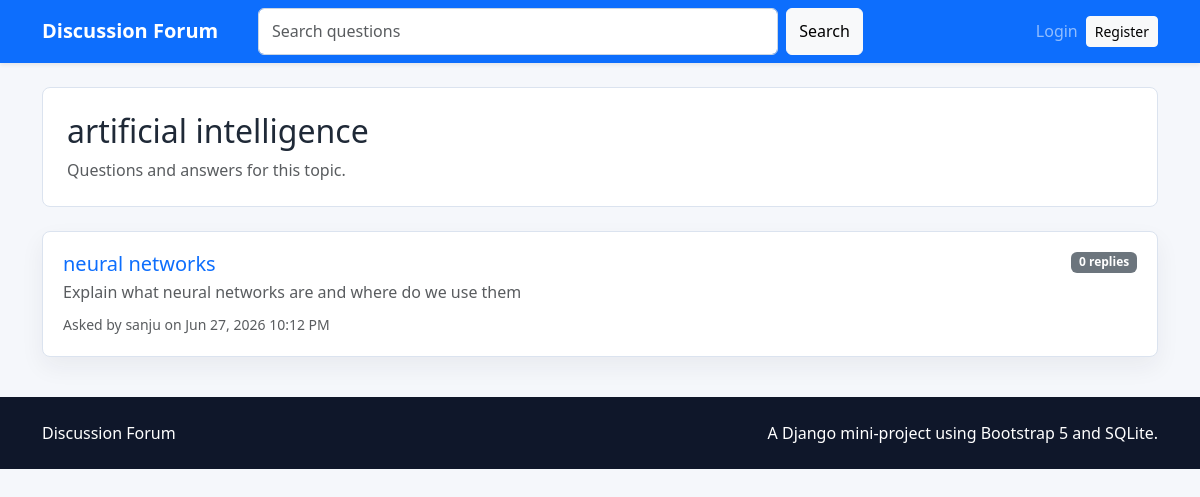
/topics/1/, run on the app's committed database.
### forum_app/models.py (models this page shows, shortened)
class Topic(models.Model):
    name = models.CharField(max_length=100, unique=True)
    description = models.TextField(blank=True)
    created_by = models.ForeignKey(User, on_delete=models.CASCADE, related_name="topics")
    created_at = models.DateTimeField(auto_now_add=True)
    class Meta:
        ordering = ["name"]

class Question(models.Model):
    topic = models.ForeignKey(Topic, on_delete=models.CASCADE, related_name="questions")
    title = models.CharField(max_length=200)
    description = models.TextField()
    author = models.ForeignKey(User, on_delete=models.CASCADE, related_name="questions")
    created_at = models.DateTimeField(auto_now_add=True)
    updated_at = models.DateTimeField(auto_now=True)
    class Meta:
        ordering = ["-created_at"]
    def get_absolute_url(self):
        return reverse("question_detail", kwargs={"pk": self.pk})

### forum_app/views.py (the view)
# urls.py: path("topics/<int:pk>/", views.topic_detail, name="topic_detail"),
def topic_detail(request, pk):
    topic = get_object_or_404(Topic, pk=pk)
    questions = topic.questions.select_related("author").annotate(reply_count=Count("replies"))
    return render(
        request,
        "forum_app/topic_detail.html",
        {"topic": topic, "questions": questions},
    )

### templates/forum_app/topic_detail.html (shortened to what this page needs)
{% extends 'base.html' %}
{% block content %}
<section class="page-header mb-4">
    <div>
        <h1 class="h2 mb-2">{{ topic.name }}</h1>
        <p class="text-muted mb-0">{{ topic.description|default:'Questions and answers for this topic.' }}</p>
    </div>
</section>
{% for question in questions %}
    <article class="list-card">
        <div class="d-flex justify-content-between align-items-start gap-3">
            <div>
                <h2 class="h5 mb-1"><a href="{{ question.get_absolute_url }}">{{ question.title }}</a></h2>
                <p class="text-muted mb-2">{{ question.description|truncatewords:28 }}</p>
                <small class="text-muted">Asked by {{ question.author.username }} on {{ question.created_at|date:"M d, Y h:i A" }}</small>
            </div>
            <span class="badge text-bg-secondary">{{ question.reply_count }} replies</span>
        </div>
    </article>
{% empty %}
    <div class="empty-state">
        <h2 class="h5">No questions yet</h2>
        <p>Be the first person to ask a question in this topic.</p>
    </div>
{% endfor %}
{% endblock %}

### static/css/style.css (style rules this page uses)
:root { --page-bg: #f5f7fb; --text-strong: #1f2937; --muted: #6b7280; --border: #dbe3ef; }
html, body { min-height: 100%; }
body { background: var(--page-bg); color: var(--text-strong); }
a { text-decoration: none; }
.page-header { display: flex; justify-content: space-between; align-items: center; gap: 1rem; padding: 1.5rem; background: #ffffff; border: 1px solid var(--border); border-radius: 8px; }
.card, .panel, .list-card, .reply-card, .auth-card, .form-shell, .empty-state { background: #ffffff; border: 1px solid var(--border); border-radius: 8px; box-shadow: 0 10px 24px rgba(31, 41, 55, 0.06); }
.list-card, .reply-card { padding: 1.25rem; margin-bottom: 1rem; }

### data on the page
Topic: name "artificial intelligence", description "Questions and answers for this topic."
Question: title "neural networks", description "Explain what neural networks are and where do we use them", author.username "sanju", created_at "Jun 27, 2026 10:12 PM", reply_count "0"
